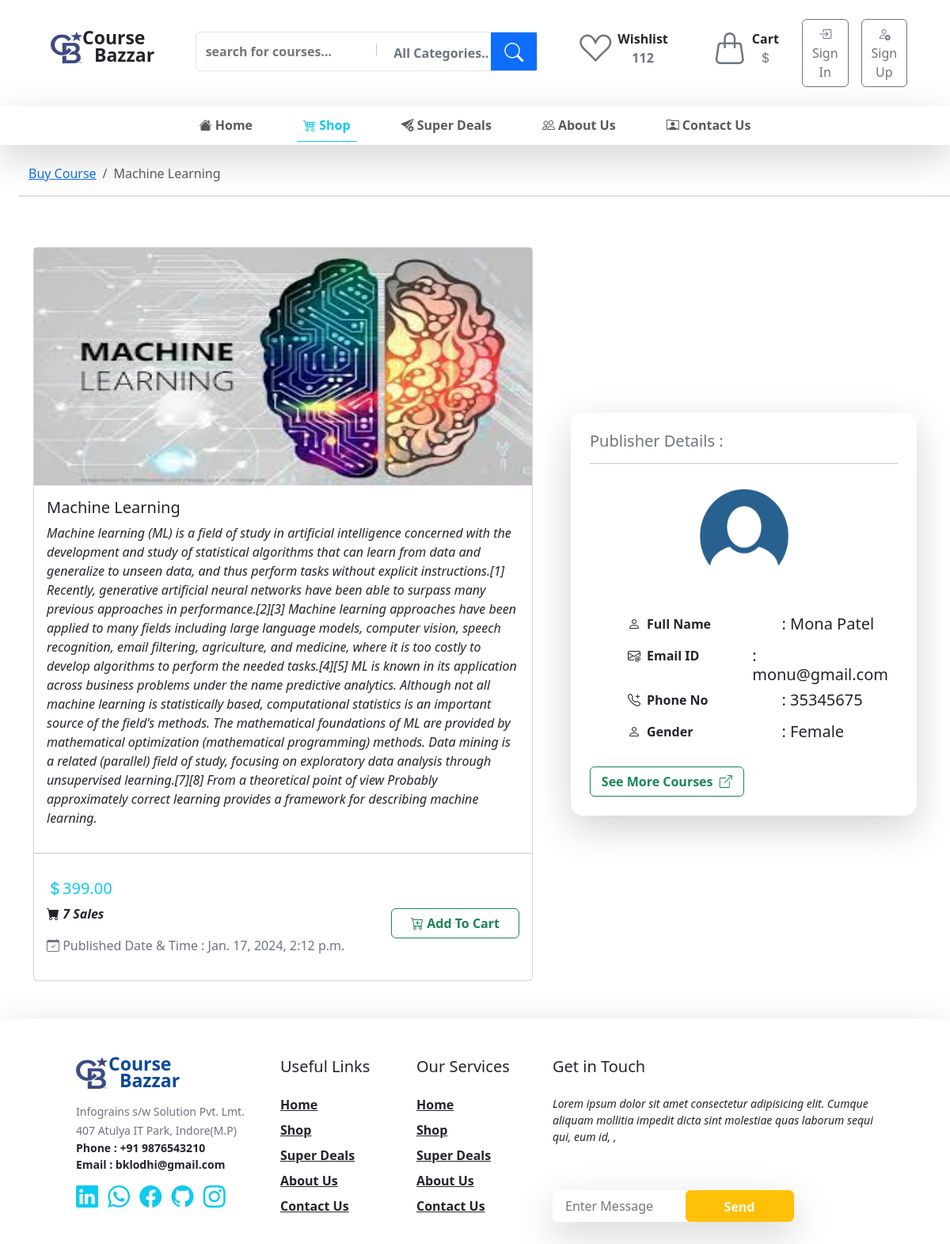
Page /course/about-more/2/ on the committed database.
### customer/models.py (models this page shows, shortened)
class Course(models.Model):
    user =  models.ForeignKey(CustomUser, related_name='courses', on_delete=models.CASCADE)
    category = models.OneToOneField(CourseCategory, related_name='category', on_delete=models.CASCADE)
    title =  models.CharField(max_length=50)
    key_points = models.CharField(max_length=100,blank=True, null=True)
    description = models.TextField(max_length=5000)
    price = models.IntegerField()
    sale_counter = models.IntegerField(default=0)
    published_datetime = models.DateTimeField(default=datetime.datetime.now())
    approval_datetime = models.DateTimeField(blank=True, null=True)
    approve = models.BooleanField(default = False)
    image = models.ImageField(upload_to="Course Image/")
    course_file = models.FileField( upload_to='Courses/')

class CustomUser(AbstractUser):
    is_buyer = models.BooleanField(default=True)
    is_seller = models.BooleanField(default=False)
    phone = models.CharField(max_length=15)
    gender =  models.CharField(max_length=32,choices=(('male',"Male"),("female", "Female"),("other", "Other")))
    image = models.ImageField(upload_to='Profile/', default='Profile/pic.png')

### myapp/views.py (the view)
def aboutmorecourse(request, id):
    course = Course.objects.get(id=id)
    context={
        "course":course,
        "buycourse":True
    }
    return render(request, 'aboutmorecourse.html', context)

### customer/profile_context.py (called while the page is built)
def profile_detail(request):
    user = request.user
    if user.username == "admin":
        customer = False
        return  {'customer':customer}
    if user.is_authenticated :
        customer = CustomUser.objects.get(id = user.id)
        cartcounter =  AddToCart.objects.filter(user_id = customer.id).count()
        carts =  AddToCart.objects.filter(user_id = customer.id)
        total_price = 0.00
        for cart in carts:
            if CourseOffer.objects.filter(course=cart.course).exists():
                total_price += CourseOffer.objects.get(course=cart.course).remaining_amount
            else:
                total_price += cart.course.price
        context={
            'customer':customer,
            'cartcounter' : cartcounter,
            'total_pay_price':total_price
        }
    else:
        context={
            'customer':False
        }
    return  context

### templates/aboutmorecourse.html (shortened to what this page needs)
{% extends "base.html" %} {% block body %}
<div class="container-fluid overflow-hidden">
  <div class="row ps-4 pt-2">
      <nav aria-label="breadcrumb">
        <ol class="breadcrumb">
          <li class="breadcrumb-item">
            <a href="{% url 'Buy Course' %}">Buy Course</a>
          </li>
          <li class="breadcrumb-item active" aria-current="page">{{course.title}}</li>
        </ol>
      </nav>
      <hr />
  </div>
</div>
<div class="container my-5">
  <div class="row gx-5">
    <div class="col-7">
      <div class="card">
        <div class="card-img-top" style="height: 300px">
          <img
            src="{{course.image.url}}"
            class="img-fluid w-100 h-100"
            alt="image"
          />
        </div>
        <div class="card-body">
          <h5 class="card-title">{{course.title}}</h5>
          <p class="card-text fst-italic">{{course.description}}</p>
        </div>
        <hr />
        <div
          class="card-body d-flex justify-content-between align-items-center"
        >
          <div>
            <h5 class="text-info">
              <i class="bi bi-currency-dollar"></i>{{course.price}}.00
            </h5>
            <p class="fst-italic fw-semibold">
              <i class="bi bi-cart-fill"></i>
              {{course.sale_counter}} Sales
            </p>
            <p class="text-secondary">
              <i class="bi bi-calendar-check"></i> Published Date & Time :
              {{course.approval_datetime}}
            </p>
          </div>
          <div>
            <a href="{% url 'addtocart' id=course.id %}">
              <button class="btn btn-outline-success fw-semibold px-4">
                <i class="bi bi-cart-plus"></i> Add To Cart
              </button>
            </a>
          </div>
        </div>
      </div>
    </div>
    <div class="col-5 my-auto">
      <div class="p-4 rounded-4 shadow-lg">
        <h5 class="text-secondary">Publisher Details :</h5>
        <hr />
        <div class="py-2 mx-auto" style="height: 150px; width: 160px">
          <img
            src="{{course.user.image.url}}"
            class="h-100 w-100 rounded-circle"
            alt="image"
          />
        </div>
        <div class="row mx-auto mt-4">
          <div class="col ps-5">
            <p class="fw-semibold">
              <i class="bi bi-person pt-1 pe-2 fw-semibold"></i>Full Name
            </p>
          </div>
          <div class="col ps-5">
            <h5>
              : {{course.user.first_name}}
              {{course.user.last_name}}
            </h5>
          </div>
        </div>
        <div class="row mx-auto">
          <div class="col ps-5">
            <p class="fw-semibold">
              <i class="bi bi-envelope-at pt-1 pe-2 fw-semibold"></i>Email ID
            </p>
          </div>
          <div class="col ps-5">
            <h5>: {{course.user.email}}</h5>
          </div>
        </div>
        <div class="row mx-auto">
          <div class="col ps-5">
            <p class="fw-semibold">
              <i class="bi bi-telephone-plus pt-1 pe-2 fw-semibold"></i>Phone No
            </p>
          </div>
          <div class="col ps-5">
            <h5>: {{course.user.phone}}</h5>
          </div>
        </div>
        <div class="row mx-auto">
          <div class="col ps-5">
            <p class="fw-semibold">
              <i class="bi bi-person pt-1 pe-2 fw-semibold"></i>Gender
            </p>
          </div>
          <div class="col ps-5">
            <h5 class="text-capitalize">: {{course.user.gender}}</h5>
          </div>
        </div>
        <div class="row mt-3">
          <a href="{% url 'Publisher Courses' id=course.id %}">
            <button
            class="btn btn-outline-success text--success-emphasis fw-semibold w-50 mx-auto"
          >
            See More Courses <i class="bi bi-box-arrow-up-right ms-1"></i>
          </button>
          </a>
        </div>
      </div>
    </div>
  </div>
</div>
  {% endblock body %}

### rows in the picture
Course: title "Machine Learning", image (picture), description "Machine learning (ML) is a field of study in artificial intelligence concerned with the development and study of statistical algorithms that can learn from data and generalize to unseen data, and thus perform tasks without explicit instructions.[1] Recently, generative artificial neural networks have been able to surpass many previous approaches in performance.[2][3] Machine learning approaches have been applied to many fields including large language models, computer vision, speech recognition, email filtering, agriculture, and medicine, where it is too costly to develop algorithms to perform the needed tasks.[4][5] ML is known in its application across business problems under the name…", price "399", sale_counter "7", approval_datetime "Jan. 17, 2024, 2:12 p.m.", user.image (picture), user.first_name "Mona", user.last_name "Patel", user.email "monu@gmail.com", user.phone "35345675", user.gender "Female"
